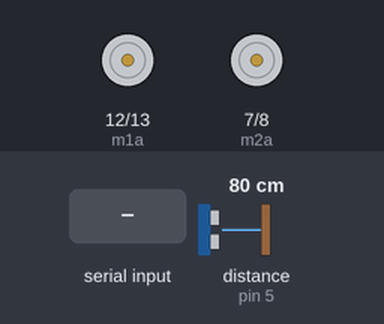
Simulated run of this sketch. Board: Arduino Uno, built with avr-gcc and run on an emulated ATmega328P. Shown: motor-driver pin pairs drawn as motors (green arrow = first pin HIGH = forward, orange = second pin HIGH = backward, longer = more drive, scaled by the enable pin). Wiring (inferred from the names in the program): ultrasonic range finder: trigger pin 4; echo pin 5. The test bench sets the inputs (shaded band); at power-on: distance to the obstacle (sensor on pin 5) 80 cm. The echo pulse lasts 58.3 µs per cm; what the sketch prints to the serial monitor is not drawn.

Above: at 1.2 s.
1.3 s: "F" received over Serial
At 2.2 s:
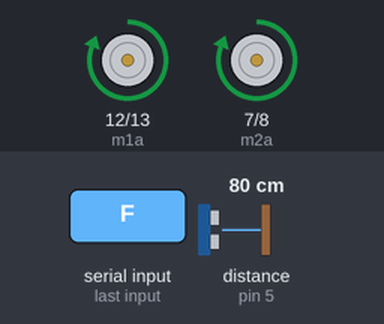
2.8 s: "B" received over Serial
At 3.7 s:
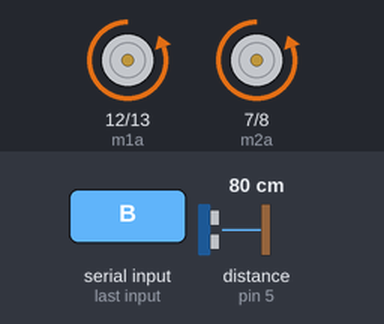
4.3 s: "L" received over Serial
At 5.2 s:
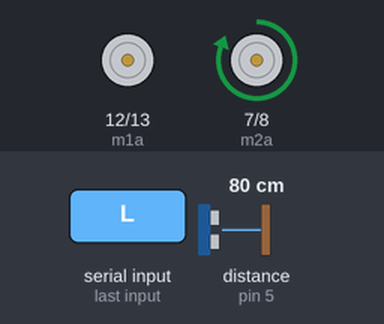
5.8 s: "R" received over Serial
At 6.7 s:
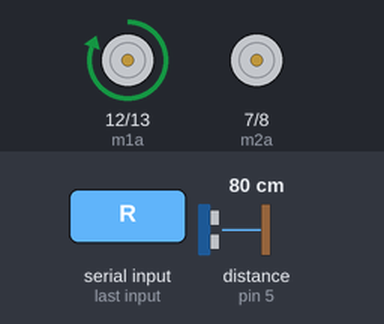
7.4 s: "J" received over Serial
At 8.2 s:
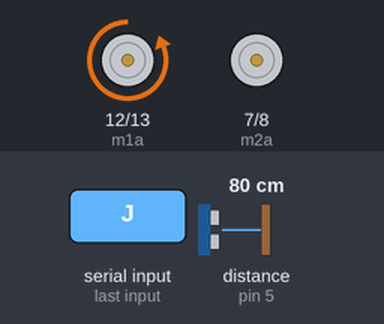
8.9 s: "H" received over Serial
At 9.6 s:
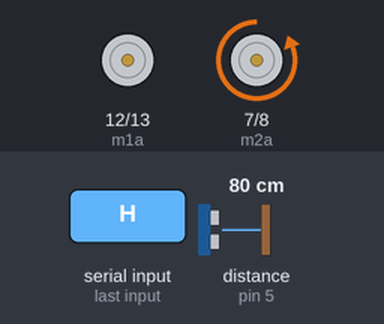
Timing chart, 0 to 11.4 s (numbered marks = the images above; inputs shaded):
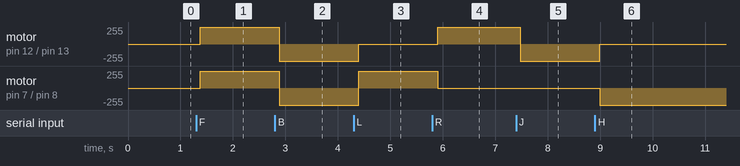

Measured:
- after the input at 1.3 s, motor on pin 12 (m1a) / pin 13 (m1b), motor on pin 7 (m2a) / pin 8 (m2b): stopped → forward 255/255 after 0.08 s
- after the input at 2.8 s, motor on pin 12 (m1a) / pin 13 (m1b), motor on pin 7 (m2a) / pin 8 (m2b): forward 255/255 → backward 255/255 after 0.09 s
- after the input at 4.3 s, motor on pin 12 (m1a) / pin 13 (m1b): backward 255/255 → stopped after 0.10 s; motor on pin 7 (m2a) / pin 8 (m2b): backward 255/255 → forward 255/255 after 0.10 s
- after the input at 5.8 s, motor on pin 12 (m1a) / pin 13 (m1b): stopped → forward 255/255 after 0.11 s; motor on pin 7 (m2a) / pin 8 (m2b): forward 255/255 → stopped after 0.11 s
- after the input at 7.4 s, motor on pin 12 (m1a) / pin 13 (m1b): forward 255/255 → backward 255/255 after 0.08 s
- after the input at 8.9 s, motor on pin 12 (m1a) / pin 13 (m1b): backward 255/255 → stopped after 0.09 s; motor on pin 7 (m2a) / pin 8 (m2b): stopped → backward 255/255 after 0.09 s

The sketch:

bluetooth_modules+ultrasonic.ino
```cpp
int m1a = 12;
int m1b = 13;
int m2a = 7;
int m2b = 8;
int en1 =2;
int en2 = 3;
char val;
const byte trigger =4;
const byte echo =5;
float distance ;
unsigned long period;
void setup()
{
  pinMode(en1, OUTPUT);
  pinMode(en2, OUTPUT);
pinMode(m1a, OUTPUT);  // Digital pin 10 set as output Pin
pinMode(m1b, OUTPUT);  // Digital pin 11 set as output Pin
pinMode(m2a, OUTPUT);  // Digital pin 12 set as output Pin
pinMode(m2b, OUTPUT);  // Digital pin 13 set as output Pin
pinMode (trigger,OUTPUT);
pinMode (echo, INPUT);
Serial.begin(9600);

}

void loop()
{
  digitalWrite(en1, HIGH);
  digitalWrite(en2, HIGH);
  while (Serial.available() > 0)
  {
  val = Serial.read();
  Serial.println(val);
  }
  digitalWrite (trigger, LOW);
      delayMicroseconds (3);
      digitalWrite (trigger, HIGH);
      delayMicroseconds (10);
      digitalWrite (trigger, LOW);
      period =pulseIn (echo,HIGH);
      distance=float (period)/58.8;      // distance=[period /(10^6 *2)]/380*100 cm
      Serial.println (distance);
      delay (60);
   if (distance<=30)
   {
    digitalWrite(m1a, LOW);
      digitalWrite(m1b, LOW);
      digitalWrite(m2a, LOW);
      digitalWrite(m2b, LOW);
   }
  else if( val == 'F') // Forward
    {
      digitalWrite(m1a, HIGH);
      digitalWrite(m1b, LOW);
      digitalWrite(m2a, HIGH);
      digitalWrite(m2b, LOW);
    }
  else if(val == 'B') // Backward
    {
      digitalWrite(m1a, LOW);
      digitalWrite(m1b, HIGH);
      digitalWrite(m2a, LOW);
      digitalWrite(m2b, HIGH);
    }

    else if(val == 'L') //Left
    {
    digitalWrite(m1a, LOW);
    digitalWrite(m1b, LOW);
    digitalWrite(m2a, HIGH);
    digitalWrite(m2b, LOW);
    }
    else if(val == 'R') //Right
    {
    digitalWrite(m1a, HIGH);
    digitalWrite(m1b, LOW);
    digitalWrite(m2a, LOW);
    digitalWrite(m2b, LOW);
    }

  else if(val == 'S') //Stop
    {
    digitalWrite(m1a, LOW);
    digitalWrite(m1b, LOW);
    digitalWrite(m2a, LOW);
    digitalWrite(m2b, LOW);
    }
  else if(val == 'I') //Forward Right
    {
    digitalWrite(m1a, HIGH);
    digitalWrite(m1b, LOW);
    digitalWrite(m2a, LOW);
    digitalWrite(m2b, LOW);
    }
  else if(val == 'J') //Backward Right
    {
    digitalWrite(m1a, LOW);
    digitalWrite(m1b, HIGH);
    digitalWrite(m2a, LOW);
    digitalWrite(m2b, LOW);
    }
   else if(val == 'G') //Forward Left
    {
    digitalWrite(m1a, LOW);
    digitalWrite(m1b, LOW);
    digitalWrite(m2a, HIGH);
    digitalWrite(m2b, LOW);
    }
  else if(val == 'H') //Backward Left
    {
    digitalWrite(m1a, LOW);
    digitalWrite(m1b, LOW);
    digitalWrite(m2a, LOW);
    digitalWrite(m2b, HIGH);
    }
}
```
